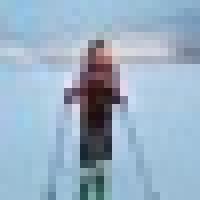
#> input picture Louisfjellet25pixel.jpg, 25 x 25 px (shown 8 times larger)
$ jupyter execute --allow-errors SoftwareAssignmentNotes.ipynb
#> lines starting #> are read from the running program, lines starting #| are printed output that depends on the picture
### segmentationClass.py
# segmentationClass.py
"""
CSCI 332
Esther Lyon Delsordo
Software Assignment #2
Due December 10, 2022

Implement Ford-Fulkerson Alg and use it to implement the image
segmentation algorithm from Kelinberg-Tardos 7.10
"""

import numpy as np
import copy

"""
Vertex class to build graph nodes and store their associated data
"""


class vertex:
    def __init__(
        self,
        key,
        dim,
        pos=None,
        rgb=None,
        edgesIn=None,
        edgesOut=None,
        capacities=None,
        parent=None,
        visited=None,
    ):
        self.key = key

        # Image dimension (pixels), square images only
        self.dim = dim

        self.pos = np.array([]) if pos is not None else None
        self.rgb = np.array([]) if rgb is not None else None

        # keys of nodes this node has edges from
        self.edgesIn = [] if edgesIn is not None else None

        # keys of nodes this node points to
        self.edgesOut = [] if edgesOut is not None else None

        # key = key of other node in edge,
        # value = [capacity of edge in to other node, capacity of edge out of other node]
        self.capacities = {} if capacities is not None else None

        # Store the path from BFS by storing the parent of each node
        self.parent = parent if parent is not None else None
        self.visited = visited if visited is not None else None


"""
Segmentation Class
"""


class segmentationClass:
    # initialize a class instance
    def __init__(self, p0, x_a, x_b):
        self.p0 = p0
        self.x_a = x_a
        self.x_b = x_b

    """
    Input: I is an NxNx3 numpy array representing a color (RGB) image. Each pixel
    intensity will be have an integer value between 0 and 255.
    ● Output: L is an NxNx1 numpy array of binary values representing whether each pixel
    in the image is in the foreground (value of 1), white, or in the background (value of 0), black.
    So, if pixel at row (i,j) is in the foreground then L[i,j] = 1, and if it is in the background we
    have L[i,j] = 0.
    """

    def segmentImage(self, I):
        N = I.shape[0]  # get image dimension
        G = []  # initialize graph
        Gf = []  # initialize residual graph

        # build graph
        # make each pixel a vertex and add to graph
        k = 0
        for i in range(N):
            for j in range(N):
                newNode = vertex(key=k, dim=N, pos=np.array([]), rgb=np.array([]),)
                newNode.pos = np.array([i, j])
                newNode.rgb = I[i][j].astype(
                    int
                )  # .astype(int),  # change float rgb vals to int
                G.append(newNode)
                k += 1

        # Connect Graph pixel nodes to their neighbors
        for node in G:
            node.edgesIn = []
            node.edgesOut = []
            node.capacities = {}
            for neighbor in G:
                # If the Euclidean distance between nodes is
                # less than 2, the edge weight is p0
                # and zero otherwise
                d = np.sqrt(((node.pos - neighbor.pos) ** 2).sum())
                if d < 2:
                    # make edge from neighbor to node
                    node.edgesIn.append(neighbor.key)

                    # make edge from node to neighbor
                    node.edgesOut.append(neighbor.key)

                    # set capacities of both edges to p0
                    node.capacities[neighbor.key] = [self.p0] * 2

        # Add source and sink nodes to graph
        sink = vertex(key=k, dim=N)
        k += 1
        source = vertex(key=k, dim=N)
        G.append(sink)
        G.append(source)

        # Initialize source and sink attributes
        s = len(G) - 1
        t = len(G) - 2
        G[s].edgesIn = []
        G[s].edgesOut = []
        G[s].capacities = {}
        G[t].edgesIn = []
        G[t].edgesOut = []
        G[t].capacities = {}

        # connect source and sink to all pixel nodes
        for node in G[:-2]:
            # connect source and sink to all nodes
            G[s].edgesOut.append(node.key)
            node.edgesIn.append(G[s].key)
            G[t].edgesIn.append(node.key)
            node.edgesOut.append(G[t].key)

            # set capacities on edges from source and to sink
            G[s].capacities[node.key] = [
                self.foregroundProb(node.key, G),
                0,
            ]
            G[t].capacities[node.key] = [
                0,
                self.backgroundProb(node.key, G),
            ]
            node.capacities[G[s].key] = [0, self.backgroundProb(node.key, G)]
            node.capacities[G[t].key] = [self.foregroundProb(node.key, G), 0]

        # Initialize redsidual graph
        Gf = copy.deepcopy(G)

        # call FF on residual graph
        src = len(Gf) - 1
        sin = len(Gf) - 2
        Gf = self.findMinCut(Gf=Gf, source=src, sink=sin)

        # Call DFS on residual graph to check connectivity
        # classify nodes as FG or BG by checking
        # if each node is connected to source (FG), if not, they are in BG
        # return N*N*1 array, last dim is class 0 (BG) or 1 (FG)
        # visited = [False] * len(Gf)
        for node in Gf:
            node.visited = False
        self.dfs(Gf=Gf, s=src)
        outputArray = [[0] * N] * N

        # traverse all pixel nodes
        # if a node is visited by dfs from s and
        # the edge to a neighbor has become zero, then it is in FG
        for i in range(len(Gf) - 2):
            for j in range(len(Gf) - 2):
                if j in Gf[i].capacities:
                    if (
                        Gf[i].capacities[j][0] == 0
                        and G[i].capacities[j][0] > 0
                        and Gf[i].visited
                    ):
                        outputArray[G[i].pos[0]][G[i].pos[1]] = 1

        return np.array(outputArray)

    # Ford Fulkerson (FF) Alg for Min Cut
    # remove edges from graph to produce min cut
    def findMinCut(self, Gf, source, sink):

        # All flows start at zero
        maxFlow = 0

        # Use BFS to add flow while there is an s-t path
        while self.bfs(Gf, source, sink):

            # Find max flow through the augmenting path
            # This is equal to the min residual capacity of the
            # edges along the path
            # start augmenting path flow at infinity to make
            # sure any existing capacity is less than it
            augmenting_flow = float("Inf")
            s = sink  # start from sink
            while s != source:
                # update aug flow to min of edge from parent to s and aug flow
                parent = Gf[s].parent
                augmenting_flow = min(augmenting_flow, Gf[parent].capacities[s][0])

                # move to next node in path
                s = Gf[parent].key

            # Add augmenting flow to total max flow
            maxFlow += augmenting_flow

            # Update residual capacities of edges along the path
            # reverse edges if needed
            curr = sink
            while curr != source:
                parent = Gf[curr].parent
                prev = Gf[parent].key

                # decrement resid cap from parent to current node
                Gf[prev].capacities[curr][0] -= augmenting_flow
                Gf[curr].capacities[prev][1] -= augmenting_flow

                # increment resid cap from current to parent
                Gf[prev].capacities[curr][1] += augmenting_flow
                Gf[curr].capacities[prev][0] += augmenting_flow

                curr = Gf[curr].parent

        return Gf

    # BFS for FF
    # This makes my FF the Edmonds-Karp variation of the algorithm
    # reference: https://www.geeksforgeeks.org/minimum-cut-in-a-directed-graph/?ref=rp
    # parent is a list to store the s-t path
    def bfs(self, Gf, s, t):
        # list to store visited nodes
        visited = [False] * len(Gf)

        # queue for BFS
        queue = []

        # add source index to queue and mark as visited
        queue.append(s)
        visited[s] = True

        # BFS loop
        while not not queue:
            # dequeue first node in queue
            u = Gf[queue.pop(0)]  # FIXME do I need copy.copy?

            # Get all adjacent vertices of the dequeued vertex u
            # If a adjacent has not been visited, then mark it
            # visited and enqueue it
            adj = u.edgesOut
            for index in list(reversed(adj)):
                if visited[index] == False and u.capacities[index][0] > 0:
                    # next = copy.copy(Gf[index])
                    queue.append(index)
                    visited[index] = True
                    Gf[index].parent = u.key

        return True if visited[t] else False

    # TODO: fix DFS
    # DFS to traverse residual graph and find cuts
    # reference: https://www.geeksforgeeks.org/minimum-cut-in-a-directed-graph/?ref=rp
    def dfs(self, Gf, s):
        Gf[s].visited = True
        # traverse all pixel nodes)
        for i in range(len(Gf) - 2):
            if Gf[s].capacities[i][0] > 0 and not Gf[i].visited:
                self.dfs(Gf, i)

    # The probability a pixel node is in the foreground
    def foregroundProb(self, x, G):
        N = np.sqrt(len(G) - 2)

        # Get index of x_a in G from x_a coordinates
        x_a_key = int((N * self.x_a[0]) + self.x_a[1])

        # Calculate 442 - Euclidean dist between RBG vals of x and x_a
        d = np.round(np.sqrt(((G[x_a_key].rgb - G[x].rgb) ** 2).sum()))
        return int(442 - d)

    # The probability a pixel node is in the background
    def backgroundProb(self, x, G):
        N = np.sqrt(len(G) - 2)

        # Get index of x_b in G from x_b coordinates
        x_b_key = int((N * self.x_b[0]) + self.x_b[1])

        # Calculate 442 - Euclidean dist between RBG vals of x and x_b
        d = np.round(np.sqrt(((G[x_b_key].rgb - G[x].rgb) ** 2).sum()))
        return int(442 - d)

### SoftwareAssignmentNotes.ipynb
[cell 1]
import numpy as np
import matplotlib.pyplot as plt
import math

[cell 2]
def merge(left, right):
    arr = np.array([])

    # append the smallest element from each array until one is empty
    while len(left) != 0 and len(right) != 0:
        if left[0] > right[0]:
            arr = np.append(arr, right[0])
            right = np.delete(right, 0)
        else:
            arr = np.append(arr, left[0])
            left = np.delete(left, 0)

    # If right is empty, we need to handle rest of left
    while len(left) != 0:
        arr = np.append(arr, left[0])
        left = np.delete(left, 0)

    # If left is empty, we need to handle rest of right
    while len(right) != 0:
        arr = np.append(arr, right[0])
        right = np.delete(right, 0)

    return arr

# recursive mergesort algorithm
def mergesort(a):
    # Sort the values in array ‘a’ and return the sorted array ‘b’.
    n = len(a)

    # base case
    if n == 1:
        return a

    # define some values
    lo = 0
    hi = n - 1
    mid = lo + hi // 2

    # build subarrays
    left = a[lo:mid+1]
    right = a[mid + 1 : hi+1]

    # sort subarrays recursively
    left = mergesort(left)
    right = mergesort(right)

    return merge(left, right)

[cell 3]
A = np.array([9,4,5,10])

[cell 4]
Q = mergesort(A)
Q

[cell 5]
N = 4
arrayOfNodes = np.array(range(1,N+1))
newArray = np.split(arrayOfNodes, N)
u = dict(list(enumerate(newArray, start = 1)))
print(u)

[cell 6]
N = 4
u = dict(list(enumerate(range(1,N+1), start = 1)))
print(u)

[cell 7]
A = np.array([[0, 8, 0, 3],
                [0, 0, 2, 5],
                [0, 0, 0, 6],
                [0, 0, 0, 0]])
x,y = np.where(A==8)
print(x[0])
print(y[0])

[cell 8]
def makeUnionFind(N):
        # Make one big array of all of the nodes, named 0 to N-1
        arrayOfNodes = np.array(range(N))

        # Split the array into an array of arrays
        newArray = np.split(arrayOfNodes, N)

        # use the new array to make a dictionary,
        # each key is the same number as the single array entry value
        u = dict(list(enumerate(newArray, start=0)))

        # If two nodes are connected, assign the parent to the representative node
        return u

def union(u_in, s1, s2):
        # find the which set is smaller, rename sets for DRY code
#> called with s1 = 1, s2 = 2
        if len(u_in[s1]) <= len(u_in[s2]):
            small = s1
            big = s2
        else:
            small = s2
            big = s1

        # copy elements of smaller set into larger set
        u_in[big] = np.append(u_in[big], u_in[small][0:])

        # change root of all elements in smaller set to root of larger set
        for i in range(len(u_in[small])):
            temp = u_in[small][i]
            u_in[temp][0] = u_in[big][0]

        # change name of smaller to name of larger set
        u_in[small][0] = u_in[big][0]

        # return the updated union-find data structure
        u_out = u_in
        return u_out

def find(u, v):
        s = -1
        # the first element of the array at index v is the name of the root of that set
        s = u.get(v)
        return s[0]

def findMinimumSpanningTree(A):
        n = len(A[0])  # number of nodes in A
        T = np.zeros_like(A)  # the Tree to output, initialized to zeros
        u = makeUnionFind(n)

        # make weights into a 1D array and sort the edge weights
        weights = np.array([])
        weights = np.append(weights, A[0:])
        weights = mergesort(weights)

        # Loop through weights, check if added already
        # if added, skip to next weight, if not,
        # union the nodes of that edge and add the edge to T
        i = 0
        numChecked = 0
        numWeights = np.count_nonzero(weights)
        while numChecked <= numWeights:
            w = weights[i]
            node1, node2 = np.where(A == w)
            if w != 0:
                print("u.get(node1)", u.get(node1))
                if find(u, node1) != kruskalClass.find(
                    self, u, node2
                ):
                    T[node1][node2] = w
                    u = union(u, node1, node2)
                    numChecked += 1
            i += 1

        return T

[cell 9]
u = makeUnionFind(5)
u

[cell 10]
q = union(u,1,2)
q

[cell 11]
type(u.get(2))

[cell 12]
type(A[0])

#> (a cell that did not finish here is left out)

[cell 14]
len(A[0])

[cell 15]
weights = np.array([])
weights = np.append(weights, A[0:])
weights = mergesort(weights)
int(weights[0])

[cell 16]
f = find(u, 1)
f

# SA #2

[cell 17]
img = plt.imread('Louisfjellet25pixel.jpg')
#> img is the input picture: shape (25, 25, 3); mean R, G, B 153.8, 176.7, 196.7
plt.imshow(img)

[cell 18]
img[0][0]
#> Out = [153, 196, 215]

[cell 19]
"""
CSCI 332
Esther Lyon Delsordo
Software Assignment #2
Due December 10, 2022

Implement Ford-Fulkerson Alg and use it to implement the image
segmentation algorithm from Kelinberg-Tardos 7.10

Test script for segmentationClass.py
"""

# Import numpy and pyplot
import numpy as np
import matplotlib.pyplot as plt

# Import my image segmentation class
import segmentationClass

# load a test image FIXME
# I = plt.imread("Louisfjellet25pixel.jpg")

# build test image FIXME
# 3 x 3 with two red pixels, others valued zero
I = np.zeros([3, 3, 3])
I[2, 2, 0] = 128
I[1, 2, 0] = 128

# Make an image segmentation object
# set segmentation object params inline FIXME
sc = segmentationClass.segmentationClass(
    p0=1,  # neigbor penalty
    x_a=np.array([2, 2]),  # Foreground pixel position
    x_b=np.array([0, 0]),  # Background pixel
)

# segment the image
newI = sc.segmentImage(I)

# Plot results
fig, axs = plt.subplots(1, 2)
fig.suptitle("Input and segmentation")
axs[0].imshow(I.astype(np.uint8), interpolation="nearest")
axs[0].set_title("Input image")

# scale 0s and 1s in output image to 0 or 255
axs[1].imshow(255 * np.array(newI).astype(np.uint8), interpolation="nearest", cmap = "Greys")
axs[1].set_title("Binary segmentation")
plt.show()
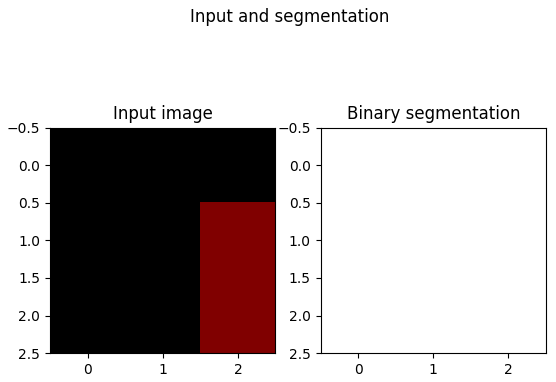
#> figure drawn by matplotlib, 2 panels
